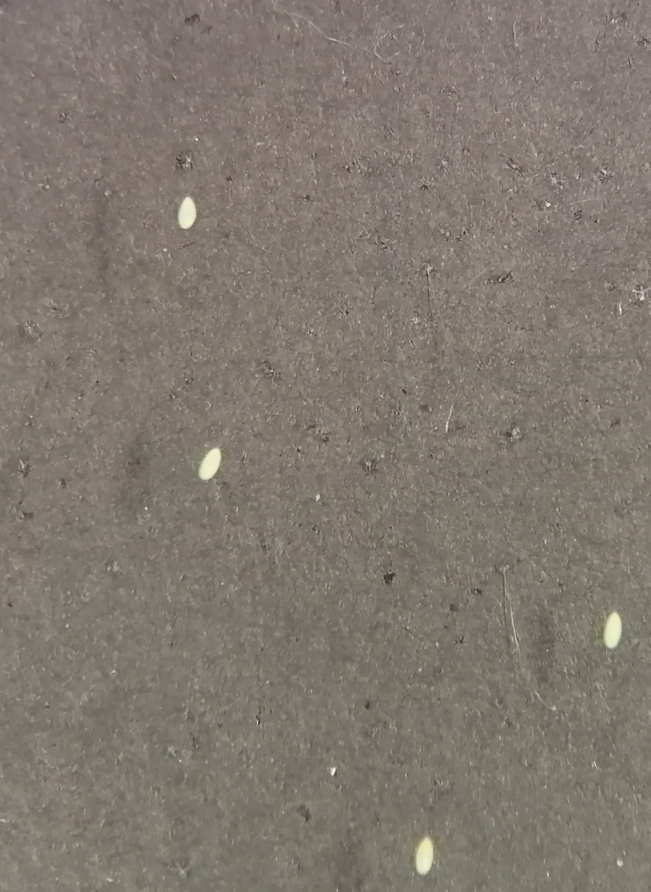
#> input picture img/4..jpg, 1951 x 2674 px, given in place of the camera (shown at 1/3 size)
$ python testvideo.py --image img/4..jpg
#> lines starting #> are read from the running program, lines starting #| are printed output that depends on the picture; after the words box and inside, x2 and y2 are one past the last pixel; in counts of white or black regions, pixels touching at a corner belong together
#!/usr/bin/python3
# Changing the following parameters will alter the detection

# These are optimal parameters
#BLUR = 9
#ERODE = 3
#DILATE = 3
#CANNY_MIN = 30
#CANNY_MAX = 150

#not used parameter
#THRESHOLD = 210


# Trained parameters
BLUR = 7
ERODE = 5
DILATE = 5
CANNY_MIN = 100
CANNY_MAX = 120


#Fixed parameters (default 300)
IMAGE_WIDTH = 600

# import the necessary packages
import imutils
import cv2
import time
import argparse
import math
import numpy as np
from os import listdir
from os.path import isfile, join

from imutils.video import VideoStream


# construct the argument parser and parse the arguments
ap = argparse.ArgumentParser()
ap.add_argument("-i", "--image", required=False,	help="path to input image")
ap.add_argument("-g", "--graphics", required=False, default = "false",
	help="show graphics (default false)")
ap.add_argument("-t", "--trainDir", required=False, default = "",
	help="trainDir (default empty)")
args = vars(ap.parse_args())


show_graphics = False
if args["graphics"] != "false":
	show_graphics = True

train = False
if args["trainDir"] != "":
	train = True
	show_graphics = False


def detectShape(image):
	# convert the image to grayscale
	image = cv2.cvtColor(image, cv2.COLOR_BGR2GRAY)

	# apply a Gaussian blur with a 11x11 kernel to the image to smooth it,
	# useful when reducing high frequency noise
	image = cv2.GaussianBlur(image, (BLUR, BLUR), 0)
	if show_graphics:
		cv2.imshow("Blur", image)


	# threshold the image by setting all pixel values less than 225
	# to 255 (white; foreground) and all pixel values >= 225 to 255
	# (black; background), thereby segmenting the image

	#image = cv2.threshold(image, THRESHOLD, 255, cv2.THRESH_BINARY)[1]
	#image = cv2.adaptiveThreshold(image,255,cv2.ADAPTIVE_THRESH_GAUSSIAN_C, cv2.THRESH_BINARY,5,2)

	# we use Canny edje detection instead of thresholding because
	# it provides robust detection regardless of lightning conditions
	image = cv2.Canny(image, CANNY_MIN, CANNY_MAX)


	if show_graphics:
		cv2.imshow("Thresh", image)


	# dilate then erode to provide better clustering
	image = cv2.dilate(image, None, iterations=DILATE)
	image = cv2.erode(image, None, iterations=ERODE)

	if show_graphics:
		cv2.imshow("Eroded", image)


	# find contours (i.e., outlines) of the foreground objects in the
	# thresholded image
	cnts = cv2.findContours(image.copy(), cv2.RETR_EXTERNAL,
		cv2.CHAIN_APPROX_SIMPLE)
	cnts = imutils.grab_contours(cnts)

	return cnts


vs = VideoStream(src=0).start()

while True:
	# read the frame from the camera and send it to the server
	frame = vs.read()
#> frame is the input picture: shape (2674, 1951, 3); mean B, G, R 111.6, 120.5, 128.7
	image = imutils.resize(frame, width=IMAGE_WIDTH)
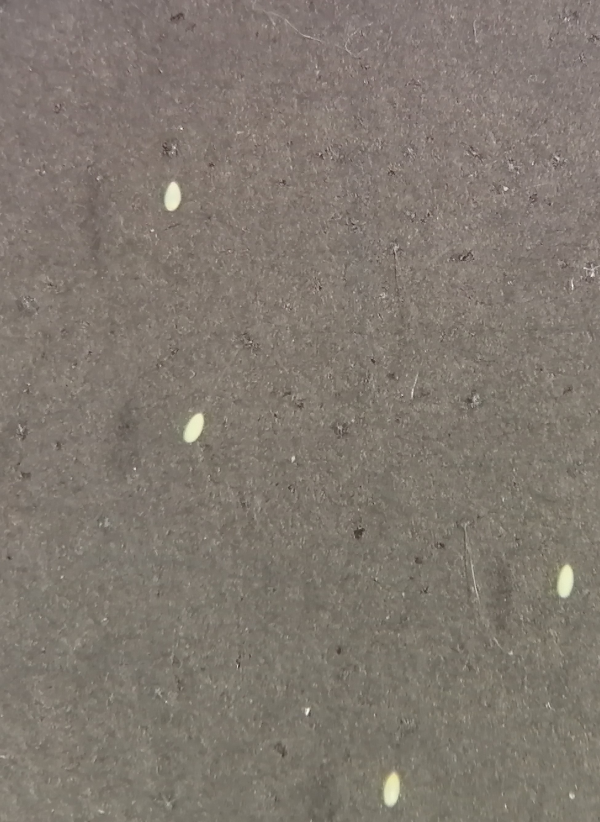
#> image: shape (822, 600, 3); mean B, G, R 111.6, 120.5, 128.7

	cnts = detectShape(image)
#> in detectShape, `image = cv2.Canny(image, CANNY_MIN, CANNY_MAX)`:
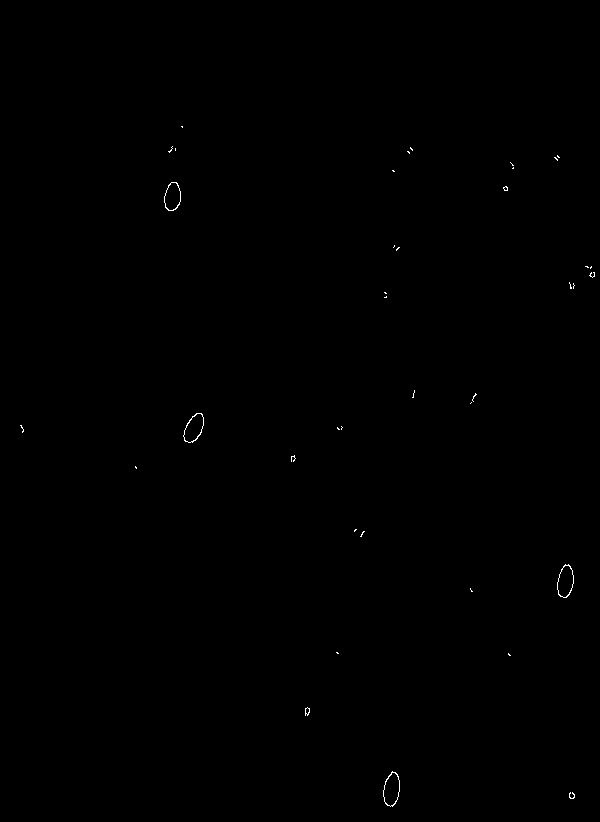
#> image: shape (822, 600); 0.12% white in thin lines or dots, all inside (x1, y1, x2, y2) = (20, 126, 595, 807)
#> in detectShape, `image = cv2.dilate(image, None, iterations=DILATE)`:
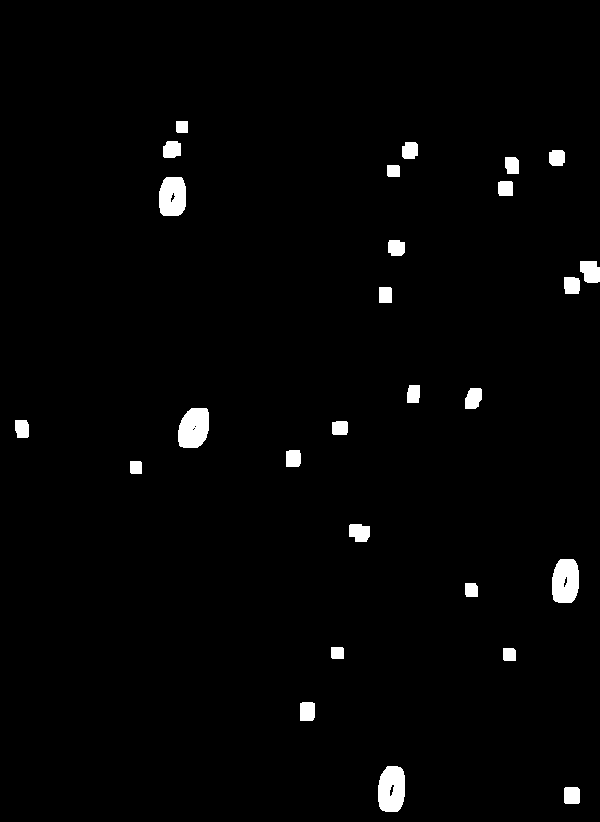
#> image: shape (822, 600); 1.9% white; 27 white regions, largest, box (x1, y1, x2, y2) and area: (378, 766, 405, 812) 1060, (178, 408, 209, 448) 1035, (552, 559, 579, 603) 1028
#> in detectShape, `image = cv2.erode(image, None, iterations=ERODE)`:
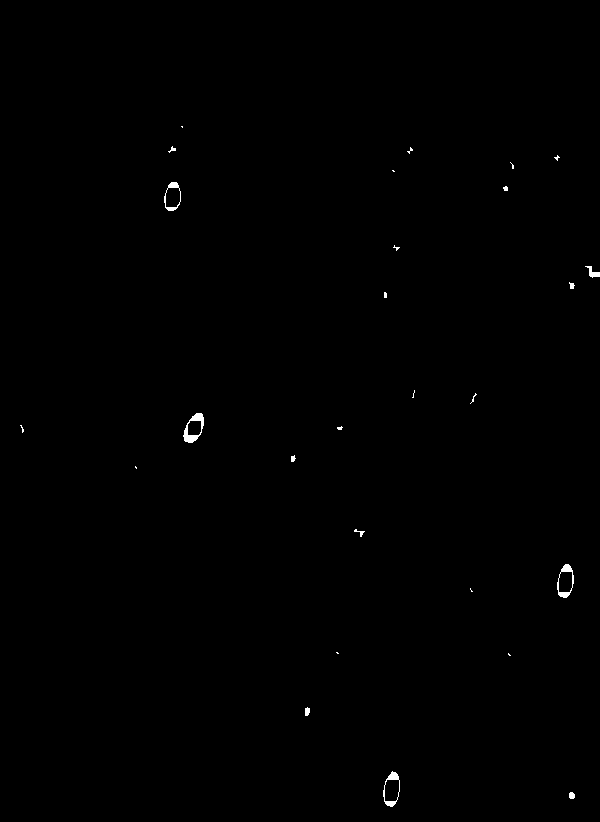
#> image: shape (822, 600); 0.24% white; 27 white regions (15 under 20 px)
#> in detectShape, `cnts = cv2.findContours(image.copy(), cv2.RETR_EXTERNAL, cv2.CHAIN_APP..`: cnts = 27 contours, 20 with area under 20; largest, box (x1, y1, x2, y2) and area: (383, 771, 400, 807) 414, (557, 564, 574, 598) 396, (183, 413, 204, 443) 392, (164, 182, 181, 211) 354, (585, 266, 600, 278) 56, (569, 792, 575, 799) 26, (305, 707, 310, 716) 26
	# loop over the contours
	for c in cnts:
		# draw each contour on the output image with a 3px thick purple
		# outline, then display the output contours one at a time
		cv2.drawContours(image, [c], -1, (240, 0, 159), 2)
#> this loop made 27 passes
#> c on passes 4, 5, 9, 22, 27: [[508, 653], [508, 654], [509, 655], [510, 655]], [[336, 652], [337, 653], [338, 653], [337, 652]], [[135, 466], [135, 467], [136, 468], [136, 467]], [[392, 170], [393, 171], [394, 171], [393, 170]], [[181, 126], [182, 127], [182, 126]]
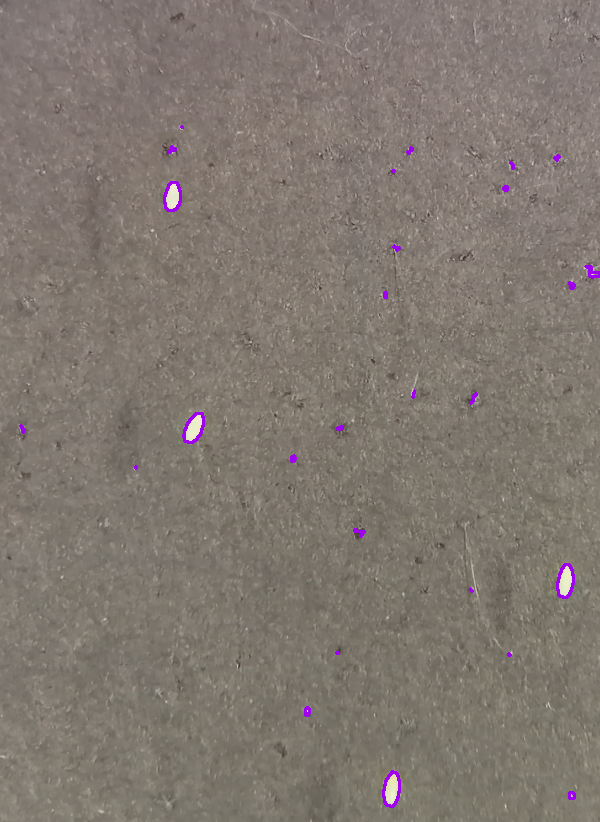
#> image: shape (822, 600, 3); 0.41% of pixels changed, all inside (x1, y1, x2, y2) = (19, 125, 600, 808)


	# draw the total number of contours found in purple
	text = "{} eggs".format(len(cnts))
#> text = '27 eggs'
	cv2.putText(image, text, (10, 25),  cv2.FONT_HERSHEY_SIMPLEX, 0.7,
		(255, 255, 255), 2)
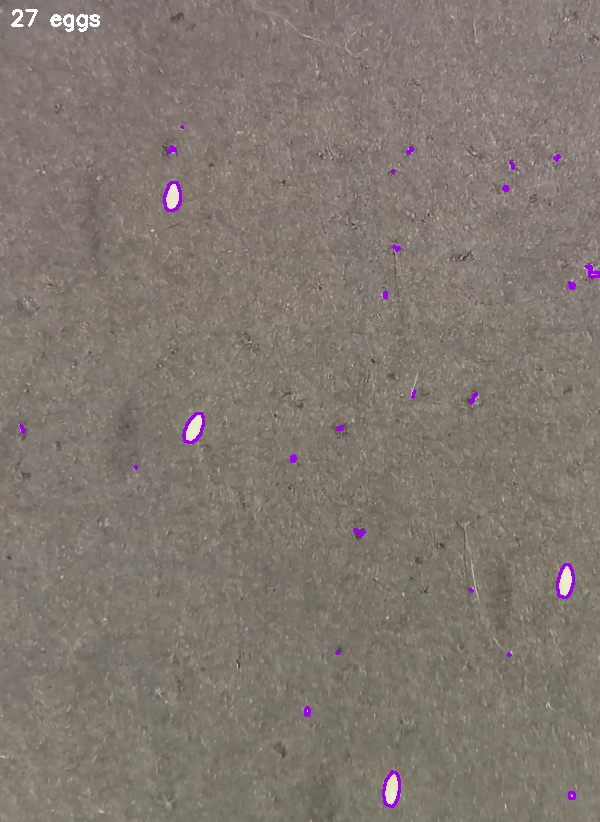
#> image: shape (822, 600, 3); 0.13% of pixels changed, all inside (x1, y1, x2, y2) = (11, 9, 100, 32)


	cv2.imshow("frame", image)
	if cv2.waitKey(1) >= 27:
#> (key Esc is pressed here)
		exit()
#> (the program exits here)

$ run again, on img/6..jpg
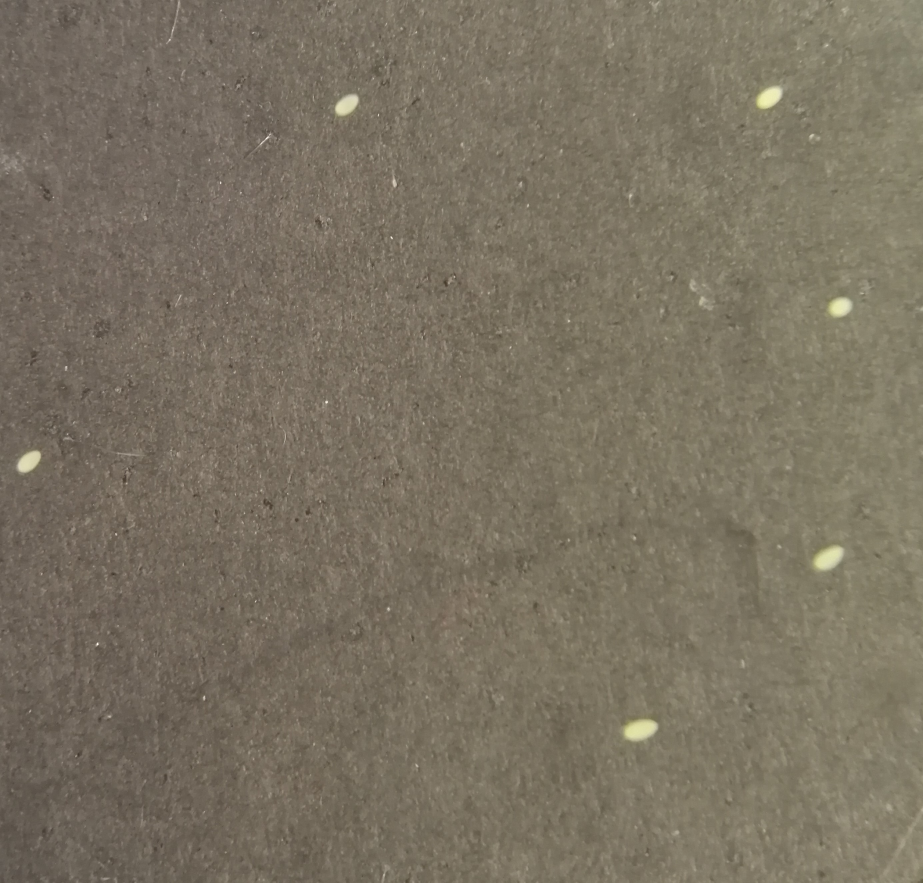
#> input picture img/6..jpg, 2769 x 2648 px, given in place of the camera (shown at 1/3 size)
#> frame is the input picture: shape (2648, 2769, 3); mean B, G, R 97.7, 114.1, 122.6
#> in detectShape, `image = cv2.erode(image, None, iterations=ERODE)`:
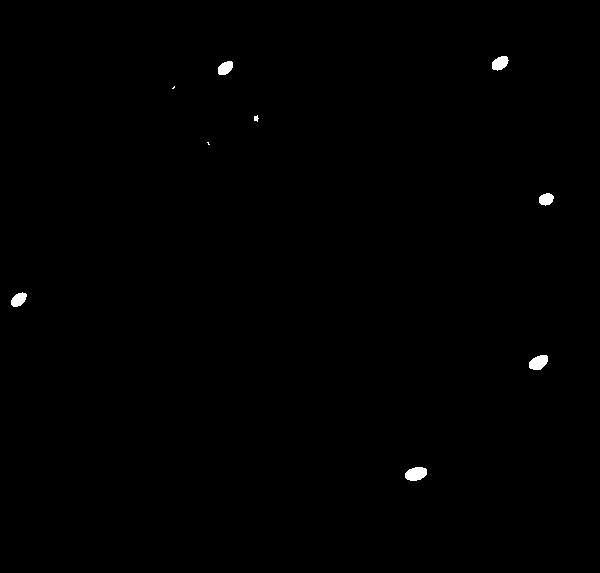
#> image: shape (573, 600); 0.33% white; 9 white regions (2 under 20 px)
#> in detectShape, `cnts = cv2.findContours(image.copy(), cv2.RETR_EXTERNAL, cv2.CHAIN_APP..`: cnts = 9 contours, 3 with area under 20; largest, box (x1, y1, x2, y2) and area: (405, 467, 427, 481) 214, (529, 355, 548, 370) 190, (492, 56, 509, 71) 158, (11, 292, 27, 307) 143, (218, 61, 233, 75) 139, (539, 193, 554, 206) 126
#> the loop `for c in cnts:` made 9 passes
#> c on pass 7: [[174, 86], [172, 88], [173, 88], [174, 87]]
#> text = '9 eggs'
#> `cv2.putText(image, text, (10, 25),  cv2.FONT_HERSHEY_SIMPLEX, 0.7, (25..`:
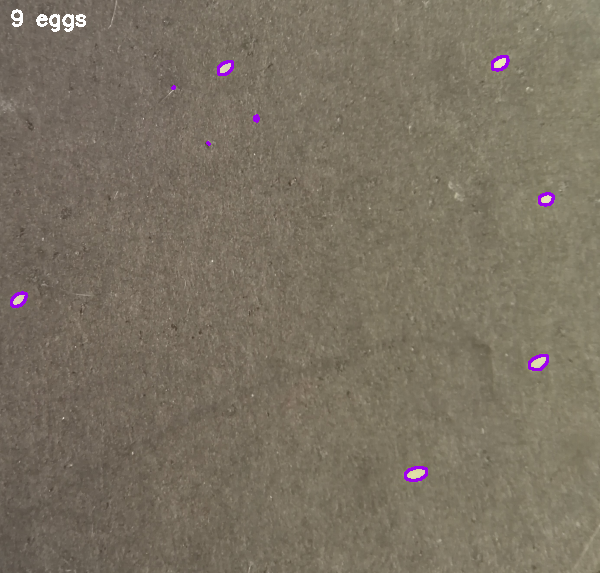
#> image: shape (573, 600, 3); mean B, G, R 98.3, 113.9, 122.8

$ run again, on img/7..jpg
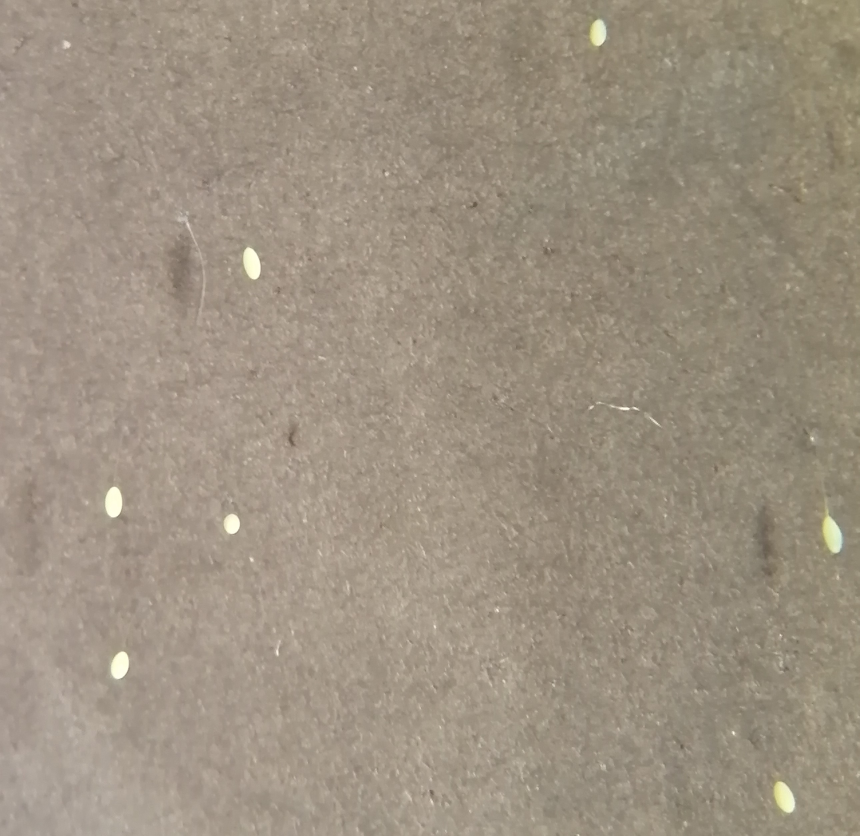
#> input picture img/7..jpg, 2578 x 2508 px, given in place of the camera (shown at 1/3 size)
#> frame is the input picture: shape (2508, 2578, 3); mean B, G, R 129.3, 145.6, 157.3
#> in detectShape, `image = cv2.erode(image, None, iterations=ERODE)`:
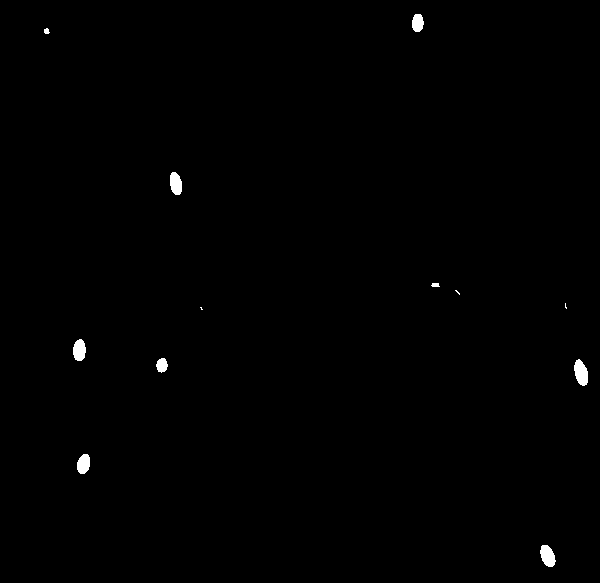
#> image: shape (583, 600); 0.45% white; 12 white regions (3 under 20 px)
#> in detectShape, `cnts = cv2.findContours(image.copy(), cv2.RETR_EXTERNAL, cv2.CHAIN_APP..`: cnts = 12 contours, 5 with area under 20; largest, box (x1, y1, x2, y2) and area: (574, 359, 588, 386) 242, (540, 545, 556, 567) 222, (73, 339, 86, 361) 200, (170, 172, 182, 195) 196, (77, 454, 90, 474) 184, (412, 14, 424, 32) 152, (156, 358, 168, 373) 112
#> the loop `for c in cnts:` made 12 passes
#> c on pass 8: [[455, 290], [459, 294], [459, 293], [456, 290]]
#> text = '12 eggs'
#> `cv2.putText(image, text, (10, 25),  cv2.FONT_HERSHEY_SIMPLEX, 0.7, (25..`:
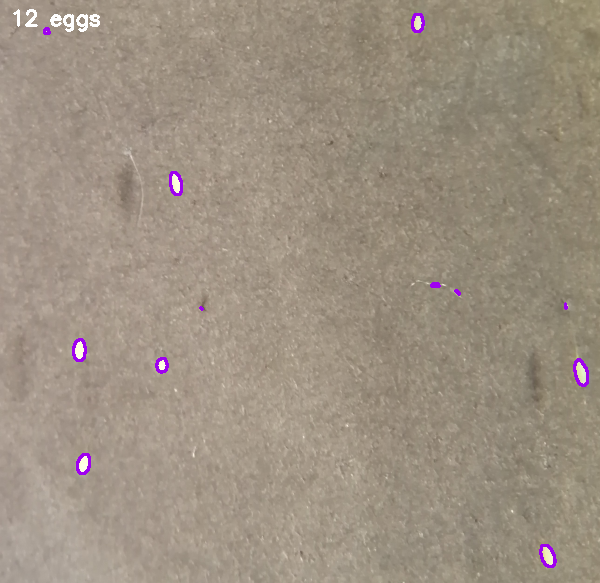
#> image: shape (583, 600, 3); mean B, G, R 129.8, 145, 157.3

$ run again, on img/4.jpg
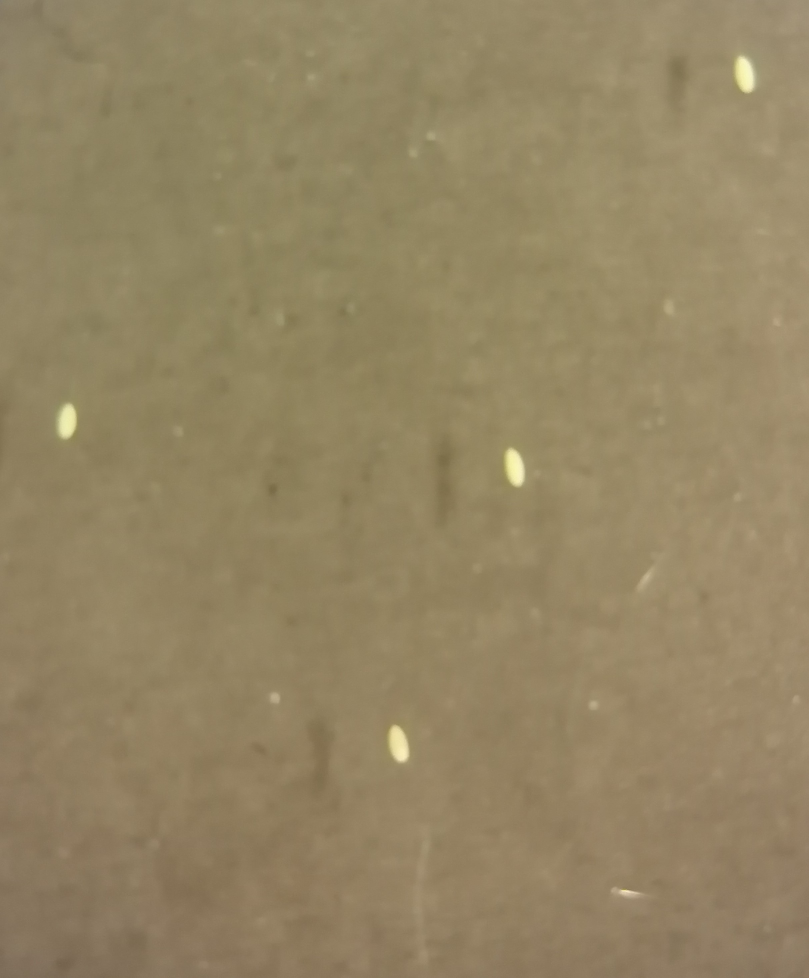
#> input picture img/4.jpg, 2426 x 2933 px, given in place of the camera (shown at 1/3 size)
#> frame is the input picture: shape (2933, 2426, 3); mean B, G, R 98.9, 132.6, 147.9
#> in detectShape, `image = cv2.erode(image, None, iterations=ERODE)`:
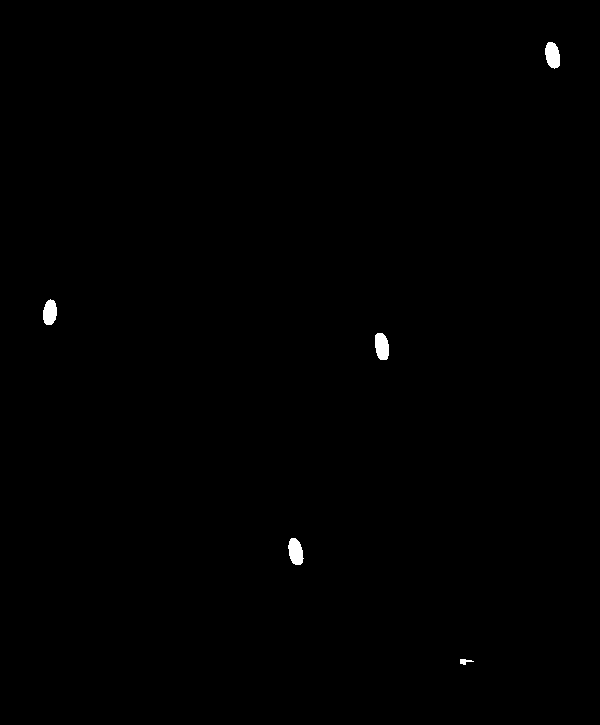
#> image: shape (725, 600); 0.29% white; 5 white regions
#> in detectShape, `cnts = cv2.findContours(image.copy(), cv2.RETR_EXTERNAL, cv2.CHAIN_APP..`: cnts = 5 contours; box (x1, y1, x2, y2) and area: (288, 538, 304, 565) 284, (375, 333, 389, 360) 282, (545, 42, 560, 69) 282, (43, 299, 57, 325) 257, (460, 659, 474, 665) 30
#> the loop `for c in cnts:` made 5 passes
#> text = '5 eggs'
#> `cv2.putText(image, text, (10, 25),  cv2.FONT_HERSHEY_SIMPLEX, 0.7, (25..`:
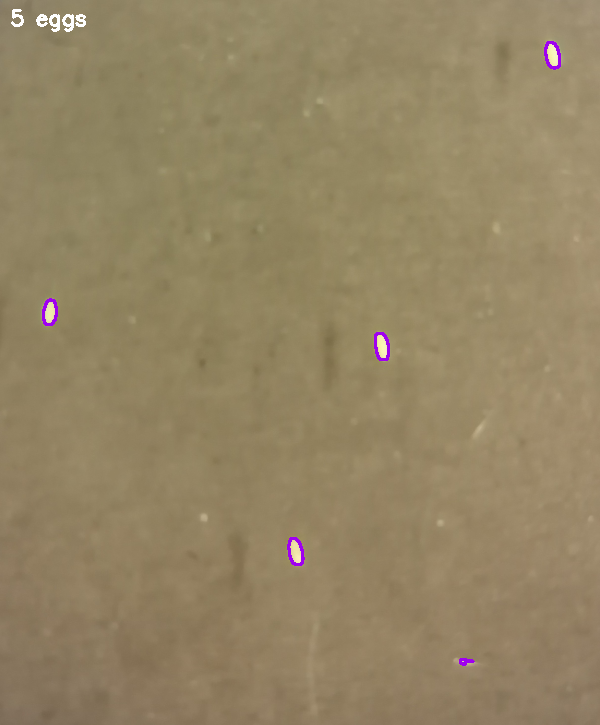
#> image: shape (725, 600, 3); mean B, G, R 99.4, 132.4, 148
